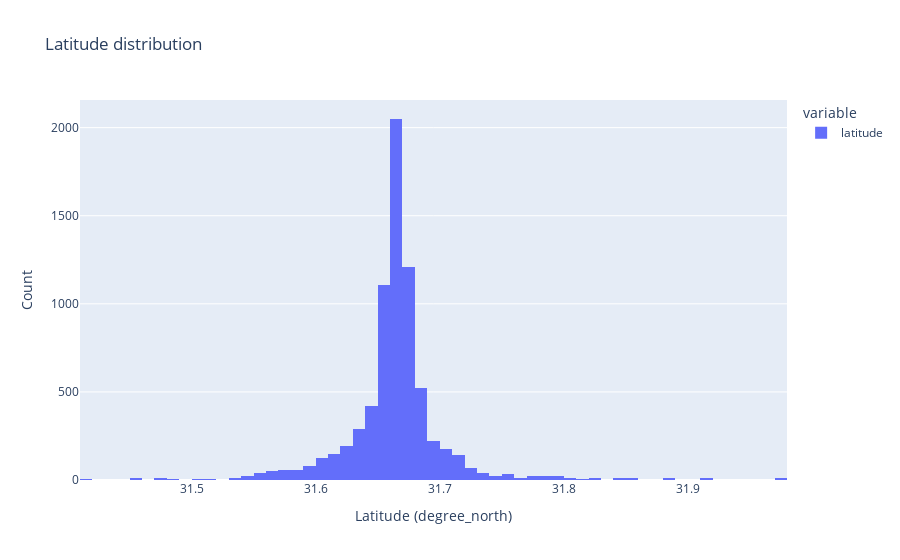

Source (notebook cell):
### Code cell
fig = raw_data["latitude"].plot(kind="hist", title="Latitude distribution", nbins=100)
# change the axis name
fig.update_xaxes(title_text="Latitude (degree_north)")
fig.update_yaxes(title_text="Count")
fig.show()

### Figure 1 — Plotly figure (JSON) as saved in the notebook; plotly's stock layout.template omitted (floating-point values rounded to 4 significant figures; data arrays with more than 128 entries replaced by an {"elided": "..."} marker saying what was removed)
{"data": [{"alignmentgroup": "True", "bingroup": "x", "hovertemplate": "variable=latitude<br>value=%{x}<br>count=%{y}<extra></extra>", "legendgroup": "latitude", "marker": {"color": "#636efa", "pattern": {"shape": ""}}, "name": "latitude", "nbinsx": 100, "offsetgroup": "latitude", "orientation": "v", "showlegend": true, "type": "histogram", "x": {"elided": "7272 float values"}, "xaxis": "x", "yaxis": "y"}], "layout": {"barmode": "relative", "legend": {"title": {"text": "variable"}, "tracegroupgap": 0}, "title": {"text": "Latitude distribution"}, "xaxis": {"anchor": "y", "domain": [0, 1], "title": {"text": "Latitude (degree_north)"}}, "yaxis": {"anchor": "x", "domain": [0, 1], "title": {"text": "Count"}}}}
